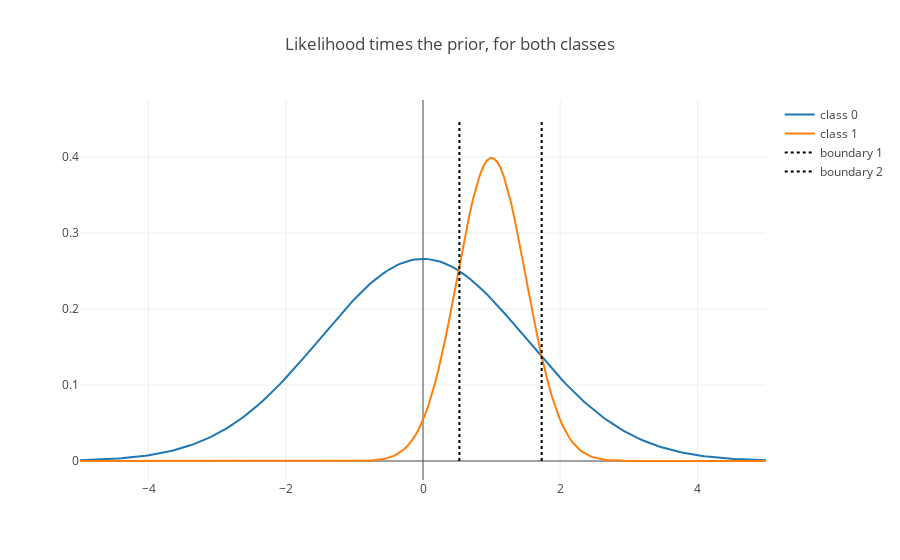

Write notebook code for a chart like this one.
### Markdown cell above
<h1 style="color:rgb(0,120,191);">3) Example with Gaussian class conditional densities</h1>
<p>
    Let's consider the following example: <br/>
    <ul>
        We get to observe scalar data (x &isin; &#8476;) and the corresponding label is either 0 or 1  (y &isin; {0, 1}). So it'a binary classification problem! <br/>
        Let's assume that <strong>we know the exact distribution of the (x, y) pairs</strong> in our dataset and that it's defined as follows: 
        <br/><br/>
        <li>The class prior for label 0 is &pi;<sub>0</sub> and the class prior for label 1 is &pi;<sub>1</sub></li>
        <li>The class conditionnal densities for classes 0 and 1 are univariate gaussians p<sub>0</sub>(x) &#8765; N(µ<sub>0</sub>, &sigma;<sub>0</sub><sup>2</sup>) &nbsp;&nbsp; and  &nbsp;&nbsp; p<sub>1</sub>(x) &#8765; N(µ<sub>1</sub>, &sigma;<sub>1</sub><sup>2</sup>) respectively.
    </ul>
</p>
<p>
    Let's recall the expression of the probability density of a univariate gaussian &#8765; f(x|µ, &sigma;<sup>2</sup>) 
    <img src="univariateGaussian.JPG" alt="P(x<sub>j</sub>|y) = (1/&sigma;&radic;(2&pi;))exp[-(x-µ)<sup>2</sup>/(2&sigma;<sup>2</sup>)]">
</p>
<p> The Bayes classifier assigns to each sample, the most probable class:
    <strong>f<sub>opt</sub>(x) = argmax<sub>y</sub>
    P(x|y) x P(y) &nbsp;&nbsp; &nbsp;&nbsp; (E2) </strong> <br/><br/>
    So for each data x, if p<sub>1</sub>(x)  &pi;<sub>1</sub> > p<sub>0</sub>(x) &pi;<sub>0</sub>, &nbsp; &nbsp; then class 1 will be assigned, otherwise, class 0 will be assigned!
    <br/><br/>
   Let's draw some graph illustrating this! <br/><br/>
</p>

### Code cell
import time
import numpy as np
import pandas as pd
import plotly.plotly as py
import plotly.graph_objs as go
from plotly.offline import download_plotlyjs, init_notebook_mode, plot, iplot

init_notebook_mode(connected=True)

x = np.linspace(-5,5,200)
pi0 = 1             # prior for class 0
µ0 = 0; sig0 = 1.5  # mean and variance of the gaussian class conditional density for class 0
pi1 = 0.5           # prior for class 1
µ1 = 1; sig1 = 0.5  # mean and variance of the gaussian class conditional density for class 1

prod0 = (1/(sig0*np.sqrt(2*np.pi))) * np.exp(-(x-µ0)**2/(2*sig0**2)) * pi0  # prod0 = likelihood0 * prior0
prod1 = (1/(sig1*np.sqrt(2*np.pi))) * np.exp(-(x-µ1)**2/(2*sig1**2)) * pi1  # prod1 = likelihood1 * prior1

line0 = go.Scatter(
    x = x,
    y = prod0,
    name='class 0'
)
line1 = go.Scatter(
    x = x,
    y = prod1,
    name='class 1'
)
anno0 = go.Scatter(
    x = [0.53, 0.53],
    y = [0,     0.45],
    mode = 'lines',
    textposition='bottom center',
    text = ['0.53'],
    name = 'boundary 1',
    line = dict(color = ('rgb(0, 0, 0)'),
        dash = 'dot')
)
anno1 = go.Scatter(
    x = [1.73, 1.73],
    y = [0,     0.45],
    mode = 'lines',
    text = ['1.73'],
    name = 'boundary 2',
    textposition='bottom center',
        line = dict(color = ('rgb(0, 0, 0)'),
        dash = 'dot')
)
layout = go.Layout(title='Likelihood times the prior, for both classes', showlegend=True)
data = [line0, line1, anno0, anno1]
fig = go.Figure(data=data, layout=layout)
iplot(fig)

### Figure 1 — Plotly figure (JSON) as saved in the notebook; plotly's stock layout.template omitted (floating-point values rounded to 4 significant figures; data arrays with more than 128 entries replaced by an {"elided": "..."} marker saying what was removed)
{"data": [{"name": "class 0", "type": "scatter", "uid": "99b03f2f-cd79-4f52-b1e2-a53325315262", "x": {"elided": "200 float values"}, "y": {"elided": "200 float values"}}, {"name": "class 1", "type": "scatter", "uid": "1318b6bc-6260-4bd6-bfbc-4a01a8cbdcf1", "x": {"elided": "200 float values"}, "y": {"elided": "200 float values"}}, {"line": {"color": "rgb(0, 0, 0)", "dash": "dot"}, "mode": "lines", "name": "boundary 1", "text": ["0.53"], "textposition": "bottom center", "type": "scatter", "uid": "cd0beeed-8f3e-4ef8-b630-d1114d342b0a", "x": [0.53, 0.53], "y": [0, 0.45]}, {"line": {"color": "rgb(0, 0, 0)", "dash": "dot"}, "mode": "lines", "name": "boundary 2", "text": ["1.73"], "textposition": "bottom center", "type": "scatter", "uid": "7f40be15-4e90-429e-9132-ab7f1d1eb481", "x": [1.73, 1.73], "y": [0, 0.45]}], "layout": {"showlegend": true, "title": "Likelihood times the prior, for both classes"}}
